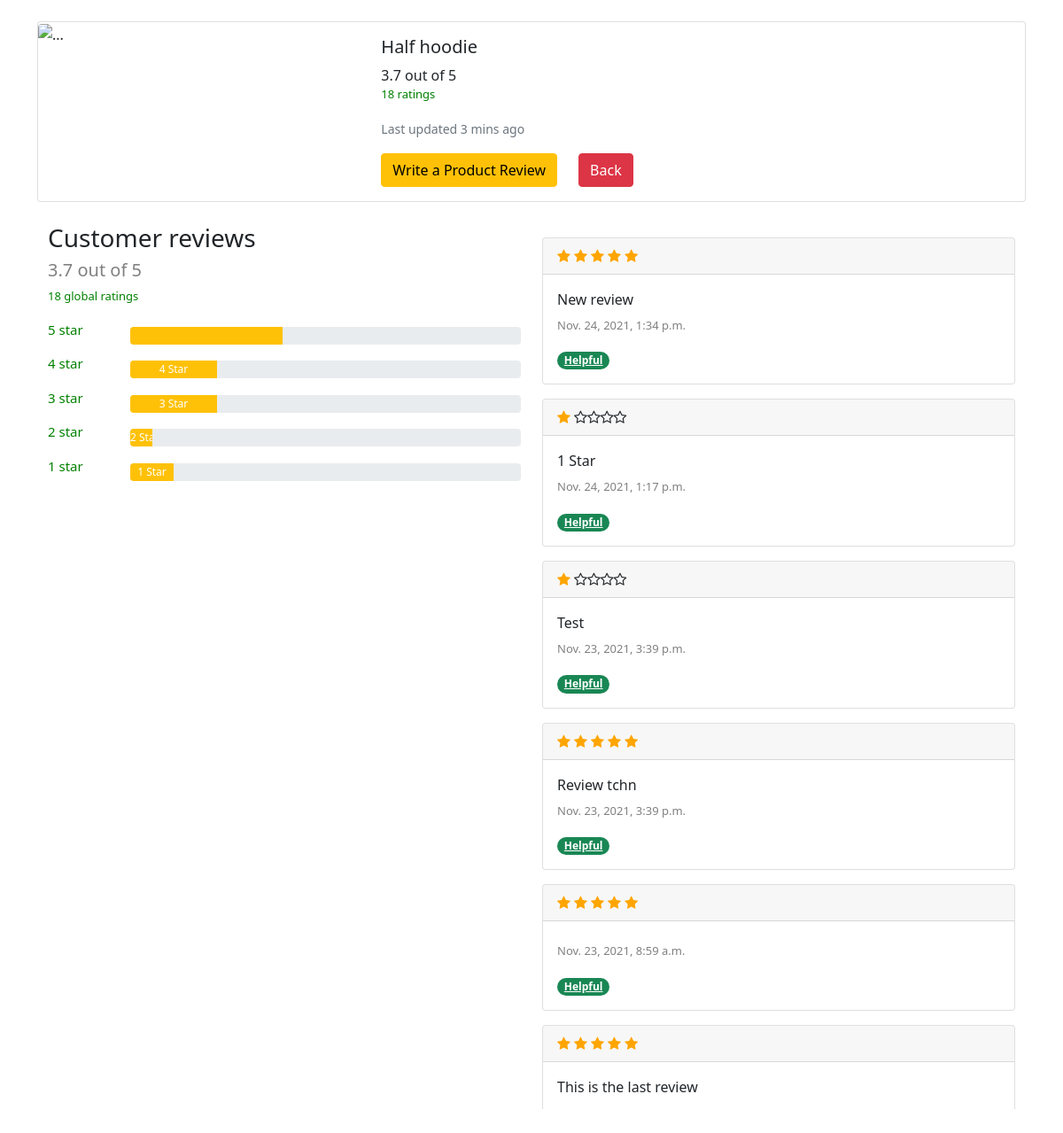
Screenshot of /3/ with the database file from the repository.
### product/models.py (models this page shows, shortened)
class Product(models.Model):
    name        = models.CharField(max_length=200)
    @property
    def calculateAvgRating(self):
        allRatings = self.productrating_set.all()
        total = 0
        count = allRatings.count()
        if count > 0:
            for r in allRatings:
                total = total + r.rating
            return round((total / count),1)
        else:
            return 0
    @property
    def calculateNumberOfRatings(self):
        allRating = self.productrating_set.all()
        numberOfRatings = allRating.count()
        print(allRating.count())
        return numberOfRatings

class ProductRating(models.Model):
    product     = models.ForeignKey(Product,on_delete=models.CASCADE)
    rating      = models.IntegerField(default=0)
    comment     = models.TextField(max_length=300)
    created     = models.DateTimeField(auto_now_add=True)

### product/views.py (the view)
# urls.py: path('<int:pk>/', views.detail,name="detail"),
def detail(request,pk):
    prod = Product.objects.get(id=pk)
    prodRatings = ProductRating.objects.filter(product=prod)
    prodRatings = prodRatings.order_by('-created')
    return render(request,'detail.html',context={'prod':prod,'prodRatings':prodRatings})

### templates/detail.html (shortened to what this page needs)
{% extends 'base.html' %}
{%load static %}
{% block body %}
<div class="container my-4">
    <div class="card mb-3" style="max-width: 1200px;">
      <div class="row g-0">
        <div class="col-md-4">
          <img src="..." class="img-fluid rounded-start" alt="...">
        </div>
        <div class="col-md-8">
          <div class="card-body">
            <h5 class="card-title">{{prod.name}}</h5>
            <span class="card-text">{{prod.calculateAvgRating}} out of 5</span>
            <p class="mt-0"style="color:green;font-size: 13px;">{{prod.calculateNumberOfRatings}} ratings</p>
            <p class="card-text"><small class="text-muted">Last updated 3 mins ago</small></p>
            <div class="row">
            <div class="col-auto">
              <a href="#" class="btn btn-warning" data-bs-toggle="modal" data-bs-target="#review-form" data-bs-whatever="@mdo">Write a Product Review</a>
            </div>
            <div class="col-6">
              <a class="btn btn-danger" id="back-btn">Back</a>
            </div>
          </div>
          </div>
          </div>
        </div>
      </div>
    </div>
  <div class="container my-4">
    <div class="container">
      <div class="row">
        <div class="col order-last list-scroll">
          {% for i in prodRatings%}
          <div class="card my-3">
            <div class="card-header" data-rating="{{i.rating}}">
            </div>
            <div class="card-body">
              <span class="card-text">{{i.comment}}</span>
              <p class="mt-2" style="color: gray;font-size: 13px;">{{i.created}}</p>
              <a class="badge rounded-pill bg-success">Helpful</a>
            </div>
          </div>
          {% endfor %}
        </div>
        <div class="col">
            <h3>Customer reviews</h3>
            <h6  style="color: gray;font-size: 20px;">{{prod.calculateAvgRating}} out of 5</h6>
            <p style="color:green;font-size: 13px;">{{prod.calculateNumberOfRatings}} global ratings</p>
            <div class="row">
              <div class="col-2 pr-0" style="font-size: 15px;color: green;"><p>5 star</p></div>
              <div class="col-10">
                <div class="progress my-2" style="height:20px">
                  <div class="progress-bar bg-warning" role="progressbar" id="5-star"style="width: 100%" aria-valuenow="25" aria-valuemin="0" aria-valuemax="100"></div>
                </div>
              </div>
            </div>
            <div class="row">
              <div class="col-2 pr-0" style="font-size: 15px;color: green;"><p>4 star</p></div>
              <div class="col-10">
                <div class="progress my-2" style="height:20px">
                  <div class="progress-bar bg-warning " id="4-star" role="progressbar" style="width: 100%" aria-valuenow="50" aria-valuemin="0" aria-valuemax="100">4 Star</div>
                </div>
              </div>
            </div>
            <div class="row">
              <div class="col-2 pr-0" style="font-size: 15px;color: green;"><p>3 star</p></div>
              <div class="col-10">
                <div class="progress my-2" style="height:20px">
                  <div class="progress-bar bg-warning " id="3-star" role="progressbar" style="width: 100%" aria-valuenow="30" aria-valuemin="0" aria-valuemax="100">3 Star</div>
                </div>
              </div>
            </div>
            <div class="row">
              <div class="col-2 pr-0" style="font-size: 15px;color: green;"><p>2 star</p></div>
              <div class="col-10">
                <div class="progress my-2" style="height:20px">
                  <div class="progress-bar bg-warning " id="2-star" role="progressbar" style="width: 100%" aria-valuenow="25" aria-valuemin="0" aria-valuemax="100">2 Star</div>
                </div>
              </div>
            </div>
            <div class="row">
              <div class="col-2 pr-0" style="font-size: 15px;color: green;"><p>1 star</p></div>
              <div class="col-10">
                <div class="progress my-2" style="height:20px">
                  <div class="progress-bar bg-warning " id="1-star" role="progressbar" style="width: 100%" aria-valuenow="25" aria-valuemin="0" aria-valuemax="100">1 Star</div>
                </div>
              </div>
            </div>
        </div>
      </div>
    </div>
</div>
{% endblock body %}

### static/css/style.css (style rules this page uses)
.list-scroll { max-height: 1000px; margin-bottom: 10px; overflow:scroll; }

### rows the page displays
Product: name "Half hoodie", calculateAvgRating "3.7", calculateNumberOfRatings "18"
ProductRating: comment "New review", created "Nov. 24, 2021, 1:34 p.m."
ProductRating: comment "1 Star", created "Nov. 24, 2021, 1:17 p.m."
ProductRating: comment "Test", created "Nov. 23, 2021, 3:39 p.m."
ProductRating: comment "Review tchn", created "Nov. 23, 2021, 3:39 p.m."
ProductRating: created "Nov. 23, 2021, 8:59 a.m."
ProductRating: comment "This is the last review"
